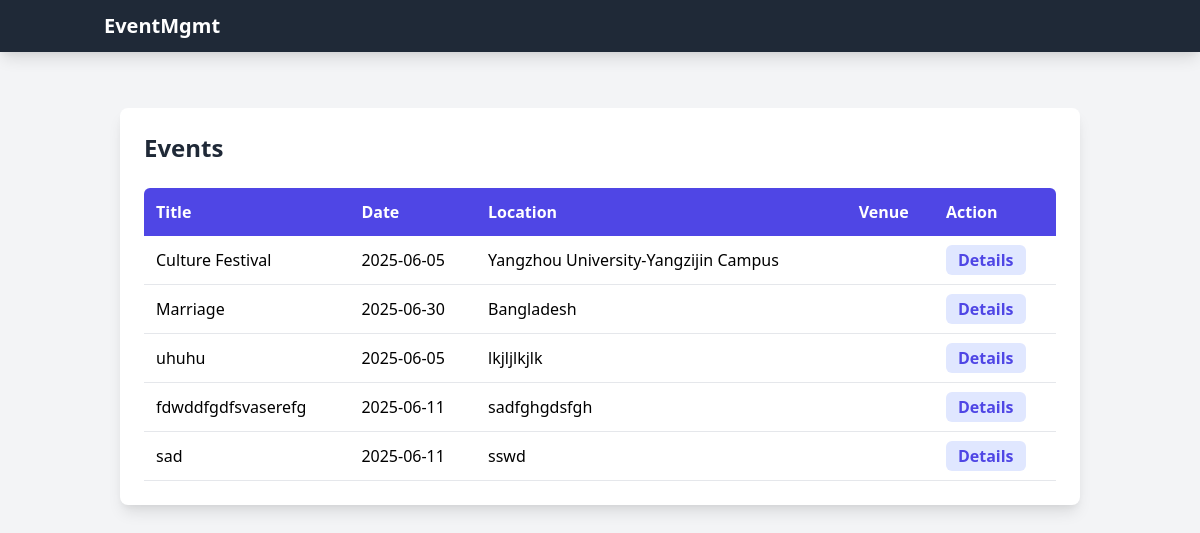
The app's page /events with its own data.
### tables this page shows
CREATE TABLE Event (
    event_id INTEGER PRIMARY KEY AUTOINCREMENT,
    title TEXT NOT NULL,
    description TEXT,
    date DATE NOT NULL,
    location TEXT NOT NULL,
    organizer_id INTEGER NOT NULL,
    venue_id INTEGER NOT NULL,
    FOREIGN KEY (organizer_id) REFERENCES User(user_id),
    FOREIGN KEY (venue_id) REFERENCES Venue(venue_id)
);

### app.py (the view)
@app.route('/events')
def events():
    db = get_db()
    role = session.get('role')
    user_id = session.get('user_id')
    if role == 'organizer':
        events = db.execute("SELECT * FROM Event WHERE organizer_id=?", (user_id,)).fetchall()
    else:
        events = db.execute("SELECT * FROM Event").fetchall()
    return render_template('events.html', events=events, role=role)

### app.py (called while the page is built)
def get_db():
    db = getattr(g, '_database', None)
    if db is None:
        db = g._database = sqlite3.connect(DATABASE)
        db.row_factory = sqlite3.Row
    return db

@app.teardown_appcontext
def close_connection(exception):
    db = getattr(g, '_database', None)
    if db is not None:
        db.close()

### templates/events.html (shortened to what this page needs)
{% extends 'base.html' %}
{% block content %}
<div class="container mx-auto px-4 py-8">
    <div class="max-w-5xl mx-auto bg-white p-6 rounded-lg shadow-lg">
        <div class="flex justify-between items-center mb-6">
            <h3 class="text-2xl font-bold text-gray-800">Events</h3>
        </div>
        <div class="overflow-x-auto">
            <table class="w-full text-left">
                <thead>
                    <tr class="bg-indigo-600 text-white">
                        <th class="p-3 rounded-tl-md">Title</th>
                        <th class="p-3">Date</th>
                        <th class="p-3">Location</th>
                        <th class="p-3">Venue</th>
                        <th class="p-3 rounded-tr-md">Action</th>
                    </tr>
                </thead>
                <tbody x-data="{ openRows: [] }" x-init="openRows = new Array({{ events | length }}).fill(false)">
                    {% for event in events %}
                        <tr class="border-b border-gray-200 hover:bg-gray-50 transition duration-200">
                            <td class="p-3">{{ event.title }}</td>
                            <td class="p-3">{{ event.date }}</td>
                            <td class="p-3">{{ event.location }}</td>
                            <td class="p-3">{{ event.venue_name }}</td>
                            <td class="p-3">
                                <a
                                    href="{{ url_for('event_detail', event_id=event.event_id) }}"
                                    class="px-3 py-1 bg-indigo-100 text-indigo-600 rounded-md hover:bg-indigo-200 transition duration-200 font-semibold"
                                >
                                    Details
                                </a>
                            </td>
                        </tr>
                    {% endfor %}
                </tbody>
            </table>
        </div>
    </div>
</div>
{% set events = [
    {'event_id': 1, 'title': 'Tech Conference 2025', 'date': '2025-06-15', 'location': 'San Francisco, CA', 'venue_name': 'Convention Center'},
    {'event_id': 2, 'title': 'Music Festival', 'date': '2025-07-10', 'location': 'San Francisco, CA', 'venue_name': 'City Park Pavilion'},
    {'event_id': 3, 'title': 'Art Exhibition', 'date': '2025-06-20', 'location': 'San Francisco, CA', 'venue_name': 'Downtown Gallery'},
    {'event_id': 4, 'title': 'Charity Run', 'date': '2025-08-05', 'location': 'San Francisco, CA', 'venue_name': 'Community Hall'}
] %}
{% endblock %}

### records on screen
Event: title "Culture Festival", date "2025-06-05", location "Yangzhou University-Yangzijin Campus"
Event: title "Marriage", date "2025-06-30", location "Bangladesh"
Event: title "uhuhu", date "2025-06-05", location "lkjljlkjlk"
Event: title "fdwddfgdfsvaserefg", date "2025-06-11", location "sadfghgdsfgh"
Event: title "sad", date "2025-06-11", location "sswd"
